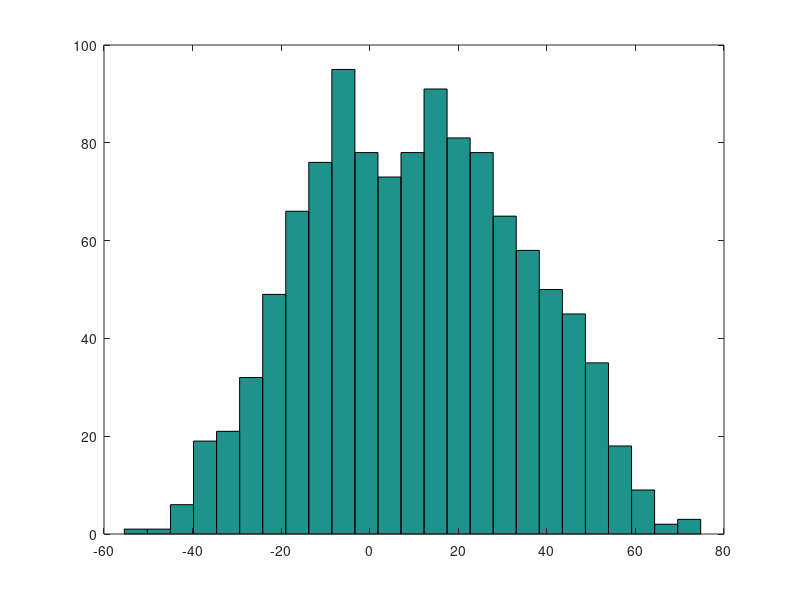

Reproduce this figure in MATLAB.

load("Hidden1.mat");

[nDim,nVal] = size(Xdata);


for curDim = 1:nDim
	curDim
	hist(Xdata(curDim,:),25)
	pause(3);
end
